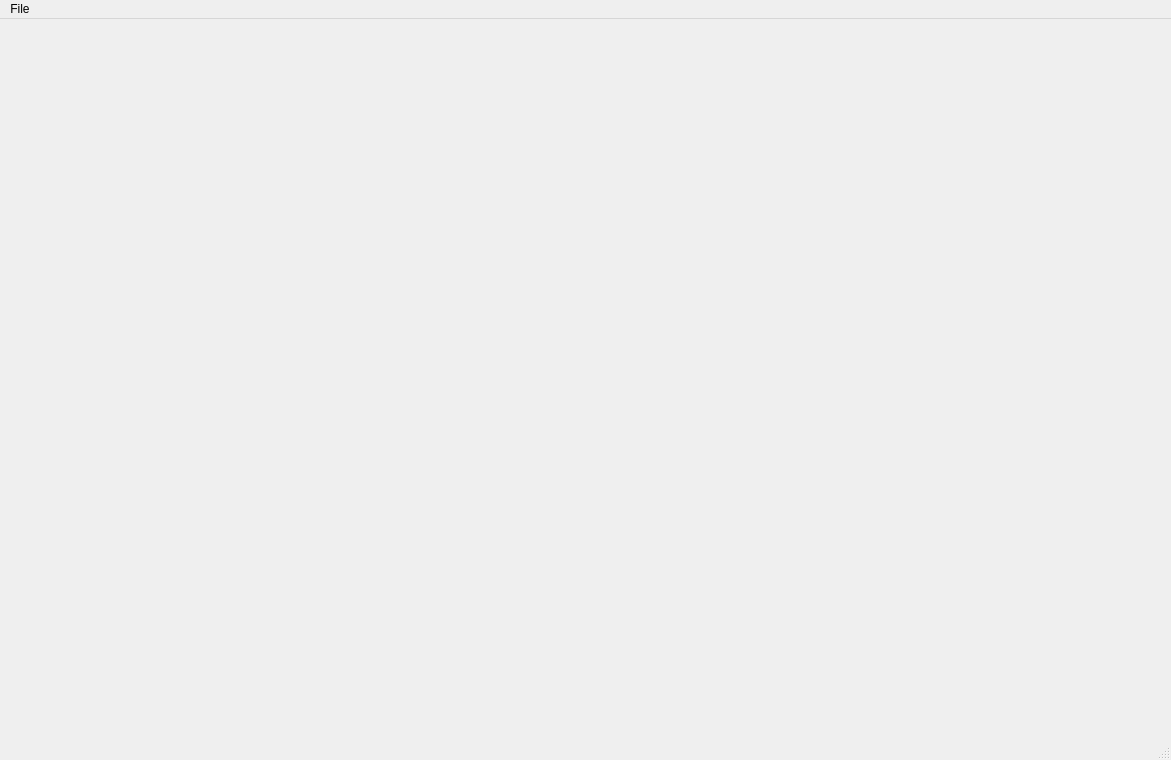
<?xml version="1.0" encoding="UTF-8"?>
<ui version="4.0">
 <class>MainWindow</class>
 <widget class="QMainWindow" name="MainWindow">
  <property name="geometry">
   <rect>
    <x>0</x>
    <y>0</y>
    <width>1171</width>
    <height>760</height>
   </rect>
  </property>
  <property name="windowTitle">
   <string>Midi Hand Controller</string>
  </property>
  <property name="styleSheet">
   <string notr="true">QStatusBar::item {border: None;}</string>
  </property>
  <widget class="QWidget" name="centralwidget">
   <layout class="QGridLayout" name="gridLayout_2">
    <property name="leftMargin">
     <number>0</number>
    </property>
    <property name="topMargin">
     <number>0</number>
    </property>
    <property name="rightMargin">
     <number>0</number>
    </property>
    <property name="bottomMargin">
     <number>0</number>
    </property>
    <property name="spacing">
     <number>0</number>
    </property>
    <item row="0" column="0">
     <layout class="QGridLayout" name="gridLayout">
      <property name="leftMargin">
       <number>5</number>
      </property>
      <property name="rightMargin">
       <number>5</number>
      </property>
      <property name="spacing">
       <number>0</number>
      </property>
     </layout>
    </item>
   </layout>
  </widget>
  <widget class="QStatusBar" name="statusbar">
   <property name="maximumSize">
    <size>
     <width>16777215</width>
     <height>16777215</height>
    </size>
   </property>
   <property name="layoutDirection">
    <enum>Qt::LeftToRight</enum>
   </property>
   <property name="styleSheet">
    <string notr="true"/>
   </property>
  </widget>
  <widget class="QMenuBar" name="menuBar">
   <property name="geometry">
    <rect>
     <x>0</x>
     <y>0</y>
     <width>1171</width>
     <height>21</height>
    </rect>
   </property>
   <widget class="QMenu" name="file_manu">
    <property name="title">
     <string>File</string>
    </property>
    <addaction name="actionOpen"/>
    <addaction name="actionSave"/>
   </widget>
   <addaction name="file_manu"/>
  </widget>
  <action name="actionOpen">
   <property name="text">
    <string>Open</string>
   </property>
  </action>
  <action name="actionSave">
   <property name="text">
    <string>Save</string>
   </property>
  </action>
 </widget>
 <resources/>
 <connections/>
</ui>
